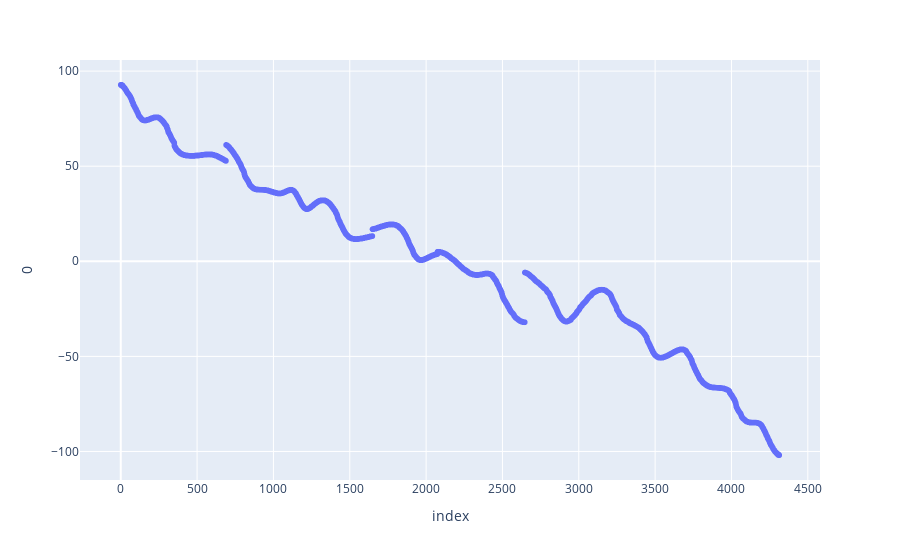

Notebook source saved alongside this figure:
### Code cell
# Primera componente
fig = px.scatter(custom_features, y=0, x=custom_features.index)
fig.show()

### Figure 1 — Plotly figure (JSON) as saved in the notebook; plotly's stock layout.template omitted (floating-point values rounded to 4 significant figures; data arrays with more than 128 entries replaced by an {"elided": "..."} marker saying what was removed)
{"data": [{"hovertemplate": "index=%{x}<br>0=%{y}<extra></extra>", "legendgroup": "", "marker": {"color": "#636efa", "symbol": "circle"}, "mode": "markers", "name": "", "showlegend": false, "type": "scattergl", "x": {"elided": "4314 int values"}, "xaxis": "x", "y": {"elided": "4314 float values"}, "yaxis": "y"}], "layout": {"legend": {"tracegroupgap": 0}, "margin": {"t": 60}, "xaxis": {"anchor": "y", "domain": [0, 1], "title": {"text": "index"}}, "yaxis": {"anchor": "x", "domain": [0, 1], "title": {"text": "0"}}}}
